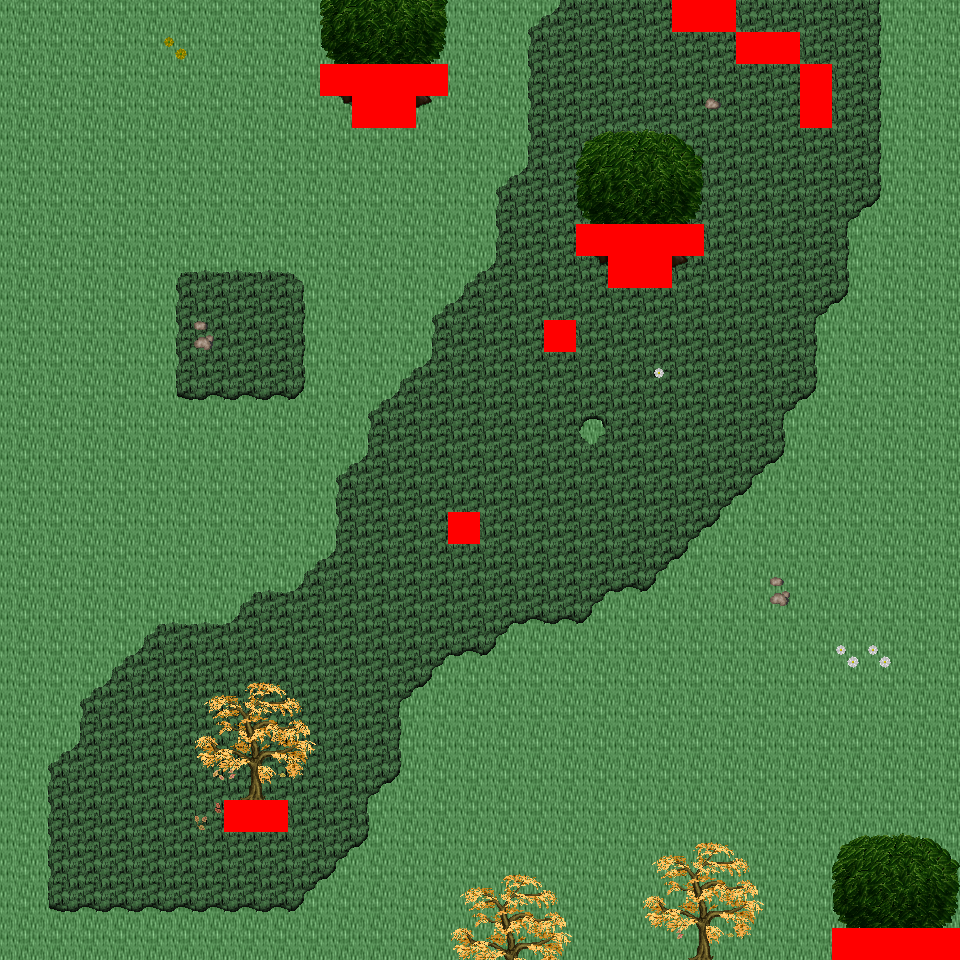

The image is a tile-based game level rendered from a .tmx file. Its description and source (layers, tilesets, objects; grid data summarised) follow:
An orthogonal 30x30 tile map with 32x32 px tiles, 6 tile layers (Ground, Object, Object2, Above, ...), 20 tilesets and 4 objects (4x mapExit).

<map version="1.0" orientation="orthogonal" renderorder="right-down" width="30" height="30" tilewidth="32" tileheight="32" nextobjectid="5">
  <tileset firstgid="1" name="tileset_logic_collision" tilewidth="32" tileheight="32" tilecount="1" columns="1">
    <image source="../drawable/tileset_logic_collision.png" width="32" height="32" />
  </tileset>
  <tileset firstgid="2" name="tileset_ground_ground" tilewidth="32" tileheight="32" tilecount="33" columns="3">
    <image source="../drawable/tileset_ground_ground.png" width="96" height="352" />
  </tileset>
  <tileset firstgid="35" name="tileset_ground_rock_pebbles" tilewidth="32" tileheight="32" tilecount="3" columns="1">
    <image source="../drawable/tileset_ground_rock_pebbles.png" width="32" height="96" />
  </tileset>
  <tileset firstgid="38" name="tileset_ground_grass_corners" tilewidth="32" tileheight="32" tilecount="24" columns="6">
    <image source="../drawable/tileset_ground_grass_corners.png" width="192" height="128" />
  </tileset>
  <tileset firstgid="62" name="tileset_ground_grass_edges" tilewidth="32" tileheight="32" tilecount="36" columns="12">
    <image source="../drawable/tileset_ground_grass_edges.png" width="384" height="96" />
  </tileset>
  <tileset firstgid="98" name="tileset_ground_grass_2" tilewidth="32" tileheight="32" tilecount="21" columns="3">
    <image source="../drawable/tileset_ground_grass_2.png" width="96" height="224" />
  </tileset>
  <tileset firstgid="119" name="tileset_plant_leaves" tilewidth="32" tileheight="32" tilecount="8" columns="4">
    <image source="../drawable/tileset_plant_leaves.png" width="128" height="64" />
  </tileset>
  <tileset firstgid="127" name="tileset_plant_tree_tree_darkgreen" tilewidth="32" tileheight="32" tilecount="88" columns="8">
    <image source="../drawable/tileset_plant_tree_tree_darkgreen.png" width="256" height="352" />
  </tileset>
  <tileset firstgid="215" name="tileset_plant_tree_fall_trees" tilewidth="32" tileheight="32" tilecount="40" columns="8">
    <image source="../drawable/tileset_plant_tree_fall_trees.png" width="256" height="160" />
  </tileset>
  <tileset firstgid="255" name="tileset_plant_tree_pine_tree" tilewidth="32" tileheight="32" tilecount="20" columns="4">
    <image source="../drawable/tileset_plant_tree_pine_tree.png" width="128" height="160" />
  </tileset>
  <tileset firstgid="275" name="tileset_plant_stump_hollow_logs" tilewidth="32" tileheight="32" tilecount="6" columns="3">
    <image source="../drawable/tileset_plant_stump_hollow_logs.png" width="96" height="64" />
  </tileset>
  <tileset firstgid="281" name="tileset_plant_stump_small_stump" tilewidth="32" tileheight="32" tilecount="4" columns="2">
    <image source="../drawable/tileset_plant_stump_small_stump.png" width="64" height="64" />
  </tileset>
  <tileset firstgid="285" name="tileset_plant_stump_stump_purple" tilewidth="32" tileheight="32" tilecount="4" columns="2">
    <image source="../drawable/tileset_plant_stump_stump_purple.png" width="64" height="64" />
  </tileset>
  <tileset firstgid="289" name="tileset_plant_flower_daisy_blue" tilewidth="32" tileheight="32" tilecount="8" columns="2">
    <image source="../drawable/tileset_plant_flower_daisy_blue.png" width="64" height="128" />
  </tileset>
  <tileset firstgid="297" name="tileset_plant_flower_daisy_red" tilewidth="32" tileheight="32" tilecount="8" columns="2">
    <image source="../drawable/tileset_plant_flower_daisy_red.png" width="64" height="128" />
  </tileset>
  <tileset firstgid="305" name="tileset_plant_flower_daisy_white" tilewidth="32" tileheight="32" tilecount="8" columns="2">
    <image source="../drawable/tileset_plant_flower_daisy_white.png" width="64" height="128" />
  </tileset>
  <tileset firstgid="313" name="tileset_plant_flower_daisy_yellow" tilewidth="32" tileheight="32" tilecount="8" columns="2">
    <image source="../drawable/tileset_plant_flower_daisy_yellow.png" width="64" height="128" />
  </tileset>
  <tileset firstgid="321" name="tileset_logic_creature_animal" tilewidth="32" tileheight="32" tilecount="32" columns="8">
    <image source="../drawable/tileset_logic_creature_animal.png" width="256" height="128" />
  </tileset>
  <tileset firstgid="353" name="tileset_logic_creature_reptile" tilewidth="32" tileheight="32" tilecount="7" columns="7">
    <image source="../drawable/tileset_logic_creature_reptile.png" width="224" height="32" />
  </tileset>
  <tileset firstgid="360" name="tileset_logic_creature_fowl" tilewidth="32" tileheight="32" tilecount="6" columns="6">
    <image source="../drawable/tileset_logic_creature_fowl.png" width="192" height="32" />
  </tileset>
  <layer name="Ground" width="30" height="30">
    <data>[900 cells, 900 non-empty, 2 distinct tile ids]</data>
  </layer>
  <layer name="Object" width="30" height="30">
    <data>[900 cells, 153 non-empty, 34 distinct tile ids]</data>
  </layer>
  <layer name="Object2" width="30" height="30">
    <data>[900 cells, 8 non-empty, 6 distinct tile ids]</data>
  </layer>
  <layer name="Above" width="30" height="30">
    <data>[900 cells, 76 non-empty, 28 distinct tile ids]</data>
  </layer>
  <layer name="Above2" width="30" height="30">
    <data>[900 cells, 0 non-empty, 0 distinct tile ids]</data>
  </layer>
  <layer name="Walkable" width="30" height="30">
    <data>[900 cells, 26 non-empty, 1 distinct tile ids]</data>
  </layer>
  <objectgroup name="MapEvents">
    <object id="1" name="north" type="mapExit" x="0" y="0" width="672" height="32">
      <properties>
        <property name="map" value="level_0_x34_y26" />
        <property name="x" value="0" />
        <property name="y" value="28" />
      </properties>
    </object>
    <object id="2" name="north2" type="mapExit" x="736" y="0" width="224" height="32">
      <properties>
        <property name="map" value="level_0_x34_y26" />
        <property name="x" value="23" />
        <property name="y" value="28" />
      </properties>
    </object>
    <object id="3" name="south" type="mapExit" x="0" y="928" width="832" height="32">
      <properties>
        <property name="map" value="level_0_x34_y28" />
        <property name="x" value="0" />
        <property name="y" value="1" />
      </properties>
    </object>
    <object id="4" name="east" type="mapExit" x="928" y="0" width="32" height="928">
      <properties>
        <property name="map" value="level_0_x35_y27" />
        <property name="x" value="1" />
        <property name="y" value="0" />
      </properties>
    </object>
  </objectgroup>
</map>
